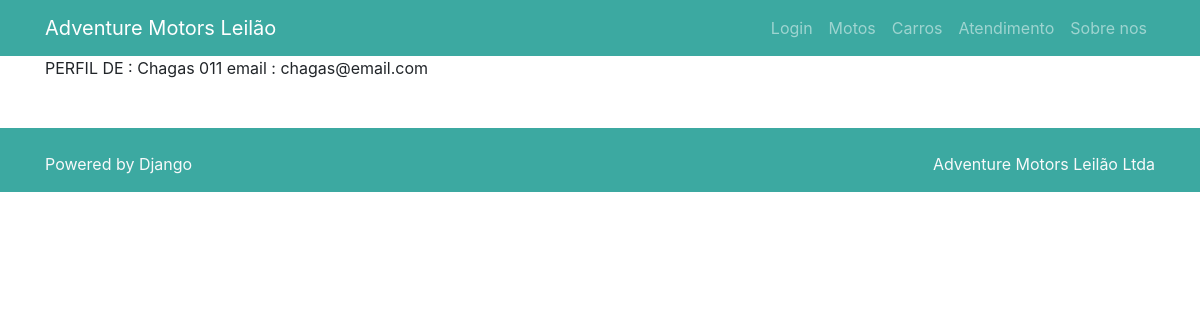
The page /perfil/1 on the database its author committed.
### perfil/models.py (models this page shows, shortened)
class Perfil(models.Model):
    usuario = models.OneToOneField(User, on_delete=models.CASCADE)
    data_nascimento = models.DateField(blank=True, null=True)
    cpf = models.CharField(max_length=11)

### perfil/views.py (the view)
# urls.py: path('<int:pk>', views.PerfilView.as_view(), name='perfil'),
class PerfilView(TemplateView):
    template_name = 'perfil/perfil.html'
    def get(self, request, *args, **kwargs):
        context = self.get_context_data(**kwargs)
        perfil_id = context.get('pk')
        perfil = get_object_or_404(Perfil.objects.filter(pk=perfil_id))
        return self.render_to_response({
            **context,
            'perfil': perfil,
        })

### perfil/templates/perfil/perfil.html
{% extends 'partials/_base.html' %}
{% block conteudo %}
PERFIL DE : {{perfil.usuario.first_name}} {{perfil.usuario.last_name}}
email : {{perfil.usuario.email}}
{% endblock conteudo %}

### rows shown on the page
Perfil: usuario.first_name "Chagas", usuario.last_name "011", usuario.email "chagas@email.com"
